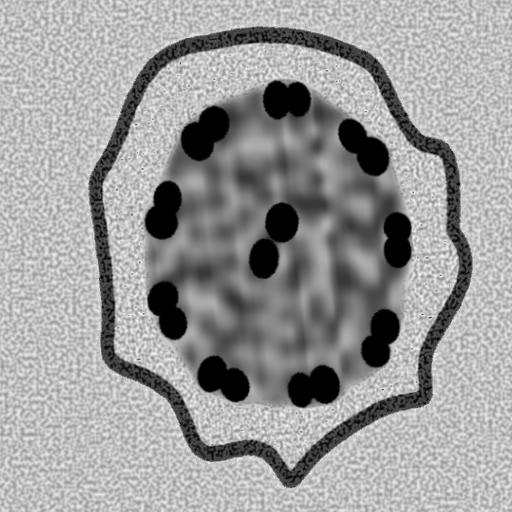
#> input picture samples/sample1.png, 512 x 512 px
$ python -i utils.py   (imports and definitions only)
#> lines starting #> are read from the running program, lines starting #| are printed output that depends on the picture; after the words box and inside, x2 and y2 are one past the last pixel; in counts of white or black regions, pixels touching at a corner belong together
#> further down, picture is the input picture: shape (512, 512); min 0, max 247, mean 155.5
import cv2
import numpy as np
from scipy.interpolate import interp1d


def create_mask_by_hull(input_image):
    '''
    input_image - black objects on white background
    '''

    _, input_image_thresholded = cv2.threshold(input_image, 127, 255, cv2.THRESH_BINARY)
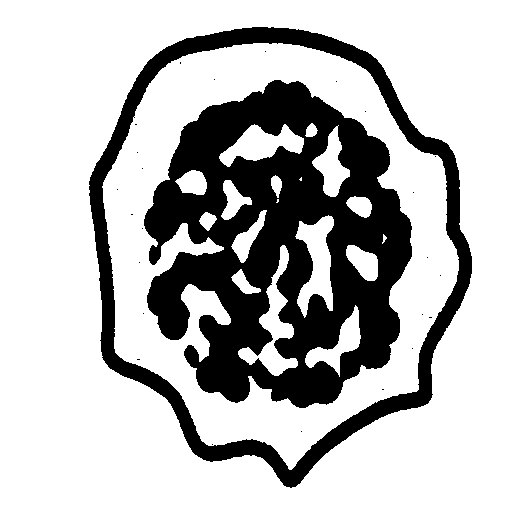
#> input_image_thresholded: shape (512, 512); 73.7% white; 26 black regions (24 under 20 px)
    contours, _ = cv2.findContours(255 - input_image_thresholded, cv2.RETR_TREE, cv2.CHAIN_APPROX_SIMPLE)
#> contours = 45 contours, 27 with area under 20; largest, box (x1, y1, x2, y2) and area: (89, 27, 472, 488) 129377, (101, 42, 460, 471) 111782, (144, 80, 412, 408) 61833, (237, 244, 299, 377) 2392, (294, 214, 335, 319) 2286

    combined = np.concatenate((contours[0], contours[1]), axis=0)
#> combined = contour of 1242 points, box (x1, y1, x2, y2) (89, 27, 472, 488), area 17396
    for contour in contours[2:]:
        combined = np.concatenate((combined, contour), axis=0)
#> this loop made 43 passes
#> contour on passes 1 to 12: [[212, 444]], [[301, 431]], [[382, 389], [383, 389]], [[137, 359], [139, 359]], [[412, 348]], [[429, 317], [431, 317]], [[422, 314]], [[143, 313]], [[440, 275]], [[139, 262]], [[427, 257]], [[142, 228]]
#> after the loop, combined = contour of 3027 points, box (x1, y1, x2, y2) (89, 27, 472, 488), area 77245

    hull = cv2.convexHull(combined)
#> hull = contour of 62 points, box (x1, y1, x2, y2) (89, 27, 472, 488), area 135684

    texture_mask = np.zeros_like(input_image).astype(np.float32)
    texture_mask = cv2.fillPoly(texture_mask, [hull], 1)
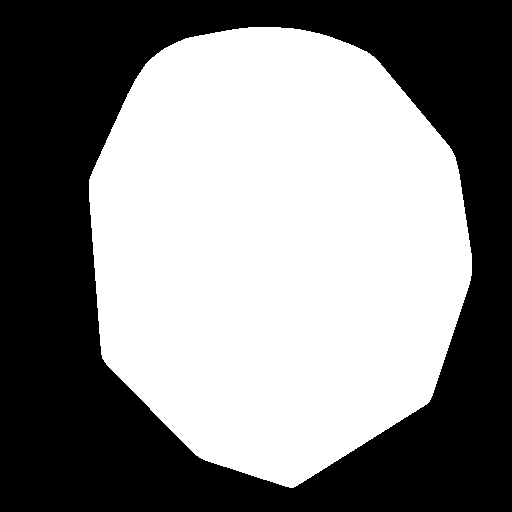
#> texture_mask: shape (512, 512) float32; values 0 (black) and 1 (white), 52% white; 1 black region, box (x1, y1, x2, y2) and area: (0, 0, 512, 512) 125862

    return texture_mask


# [74 lines left out: functions create_mask_by_shape, merge_segmentation_mask, get_edges_positions, crop_to_object, coordinates_smoothing, not called in this run]

>>> import cv2
>>> picture = cv2.imread('../../samples/sample1.png', cv2.IMREAD_GRAYSCALE)
>>> result = create_mask_by_hull(picture)

$ run again, on samples/sample2.png
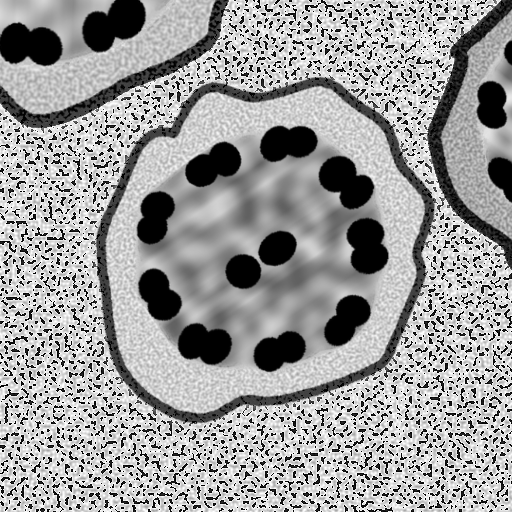
#> input picture samples/sample2.png, 512 x 512 px
#> picture is the input picture: shape (512, 512); min 0, max 255, mean 156.6
#> in create_mask_by_hull, `_, input_image_thresholded = cv2.threshold(input_image, 127, 255, cv2...`:
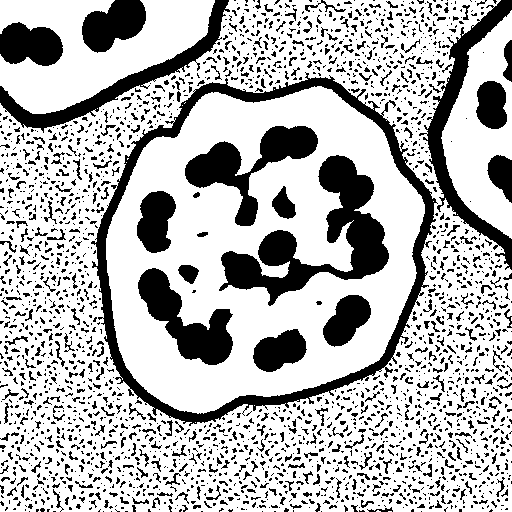
#> input_image_thresholded: shape (512, 512); 71.9% white; 2375 black regions (1986 under 20 px)
#> contours = 2427 contours, 2337 with area under 20; largest, box (x1, y1, x2, y2) and area: (91, 72, 438, 426) 89662, (105, 85, 426, 415) 80290, (219, 155, 389, 306) 7892, (185, 126, 318, 226) 4226, (419, 0, 512, 270) 4180
#> in create_mask_by_hull, `combined = np.concatenate((contours[0], contours[1]), axis=0)`: combined = [[421, 511], [321, 511]]
#> the loop in create_mask_by_hull, `for contour in contours[2:]:` made 2425 passes
#> contour on passes 2 to 4: [[262, 511]], [[201, 511], [202, 511]], [[125, 511], [127, 511]]
#> after the loop in create_mask_by_hull, `for contour in contours[2:]:`: combined = contour of 20566 points, box (x1, y1, x2, y2) (0, 0, 512, 512), area 39938
#> hull = contour of 14 points, box (x1, y1, x2, y2) (0, 0, 512, 512), area 259500
#> in create_mask_by_hull, `texture_mask = cv2.fillPoly(texture_mask, [hull], 1)`:
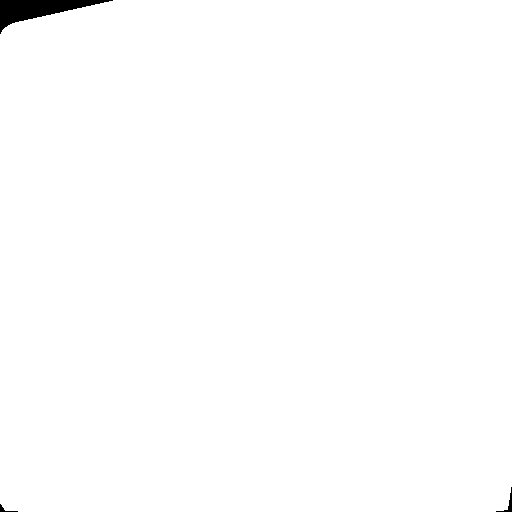
#> texture_mask: shape (512, 512) float32; values 0 (black) and 1 (white), 99.4% white; 3 black regions, box (x1, y1, x2, y2) and area: (0, 0, 113, 34) 1527, (496, 487, 512, 512) 78, (0, 504, 18, 512) 39

$ run again, on samples/sample3.png
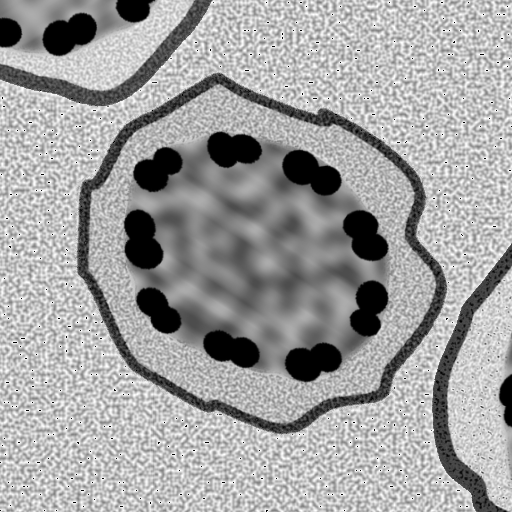
#> input picture samples/sample3.png, 512 x 512 px
#> picture is the input picture: shape (512, 512); min 0, max 255, mean 160.8
#> in create_mask_by_hull, `_, input_image_thresholded = cv2.threshold(input_image, 127, 255, cv2...`:
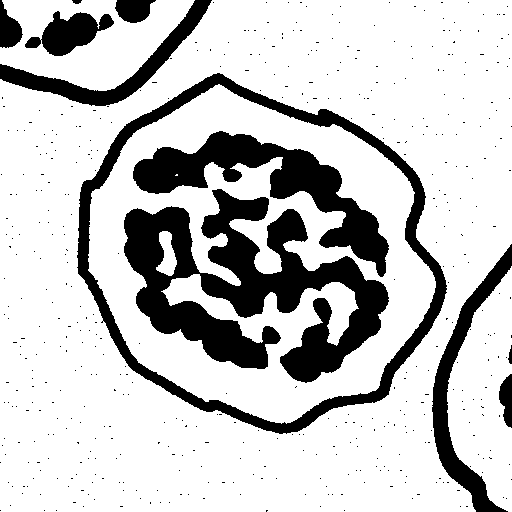
#> input_image_thresholded: shape (512, 512); 78.1% white; 491 black regions (480 under 20 px)
#> contours = 494 contours, 482 with area under 20; largest, box (x1, y1, x2, y2) and area: (77, 73, 447, 434) 94794, (87, 83, 437, 425) 84101, (124, 189, 389, 383) 22299, (133, 131, 389, 277) 9874, (432, 244, 512, 512) 4189
#> in create_mask_by_hull, `combined = np.concatenate((contours[0], contours[1]), axis=0)`: combined = [[344, 510], [266, 510], [266, 511], [267, 510]]
#> the loop in create_mask_by_hull, `for contour in contours[2:]:` made 492 passes
#> contour on passes 1 to 3: [[56, 510]], [[44, 510]], [[0, 510]]
#> after the loop in create_mask_by_hull, `for contour in contours[2:]:`: combined = contour of 4160 points, box (x1, y1, x2, y2) (0, 0, 512, 512), area 110714
#> hull = contour of 10 points, box (x1, y1, x2, y2) (0, 0, 512, 512), area 260263
#> in create_mask_by_hull, `texture_mask = cv2.fillPoly(texture_mask, [hull], 1)`:
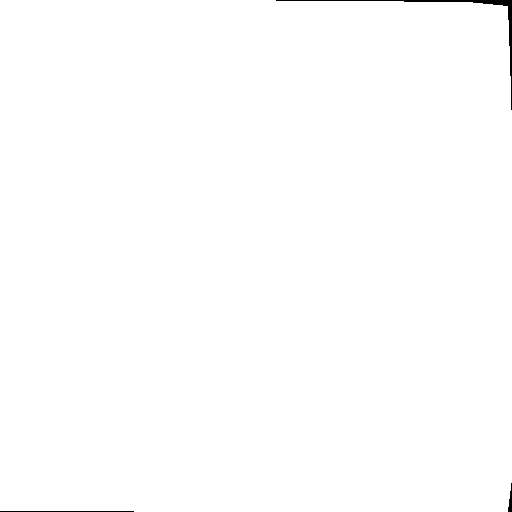
#> texture_mask: shape (512, 512) float32; values 0 (black) and 1 (white), 99.7% white; 3 black regions, box (x1, y1, x2, y2) and area: (276, 0, 512, 110) 668, (0, 511, 134, 512) 134, (508, 483, 512, 512) 68

$ run again, on samples/sample4.png
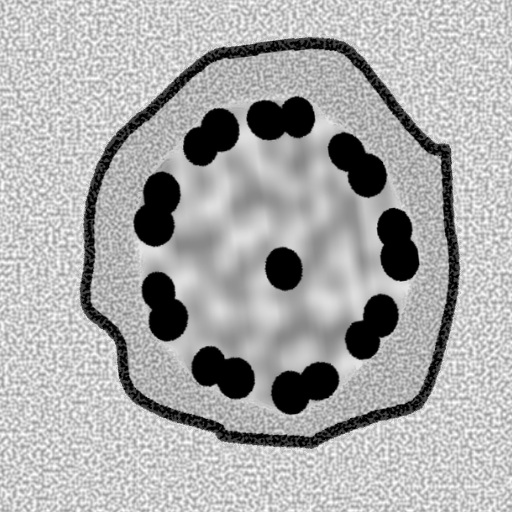
#> input picture samples/sample4.png, 512 x 512 px
#> picture is the input picture: shape (512, 512); min 0, max 254, mean 170.6
#> in create_mask_by_hull, `_, input_image_thresholded = cv2.threshold(input_image, 127, 255, cv2...`:
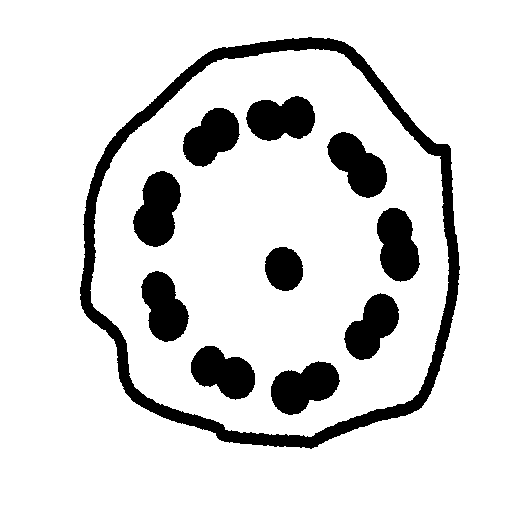
#> input_image_thresholded: shape (512, 512); 86.3% white; 11 black regions
#> contours = 12 contours; largest, box (x1, y1, x2, y2) and area: (80, 37, 460, 449) 122490, (89, 48, 450, 438) 109883, (133, 171, 181, 247) 2446, (271, 361, 340, 415) 2348, (327, 132, 387, 198) 2270
#> in create_mask_by_hull, `combined = np.concatenate((contours[0], contours[1]), axis=0)`: combined = contour of 1132 points, box (x1, y1, x2, y2) (80, 37, 460, 449), area 12554
#> the loop in create_mask_by_hull, `for contour in contours[2:]:` made 10 passes
#> after the loop in create_mask_by_hull, `for contour in contours[2:]:`: combined = contour of 2085 points, box (x1, y1, x2, y2) (80, 37, 460, 449), area 25563
#> hull = contour of 65 points, box (x1, y1, x2, y2) (80, 37, 460, 449), area 124936
#> in create_mask_by_hull, `texture_mask = cv2.fillPoly(texture_mask, [hull], 1)`:
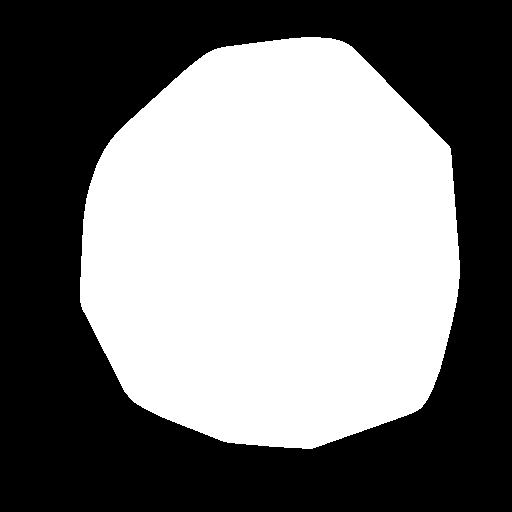
#> texture_mask: shape (512, 512) float32; values 0 (black) and 1 (white), 47.9% white; 1 white region, box (x1, y1, x2, y2) and area: (80, 37, 460, 449) 125513
